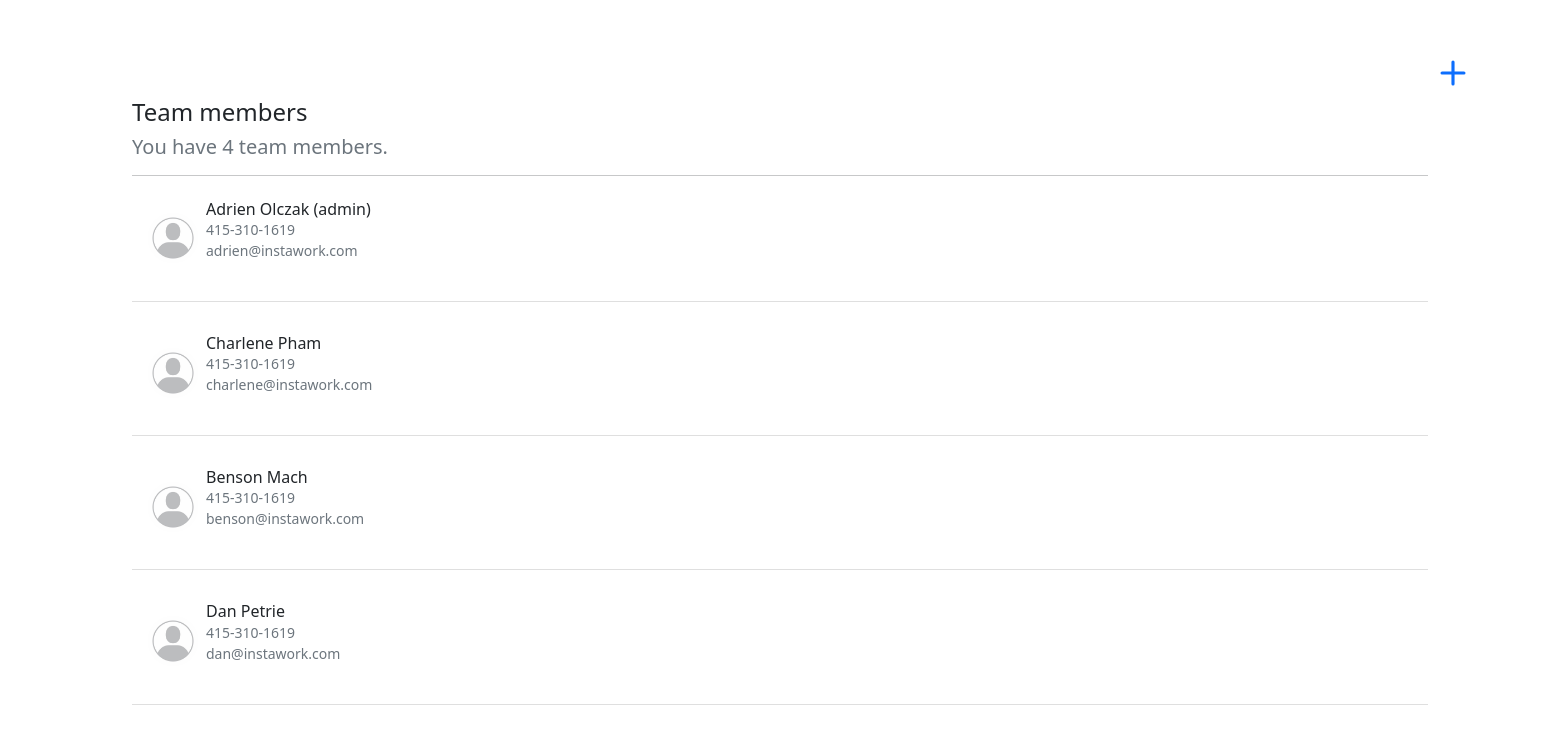
/team_member/, run on the app's committed database.
### team_member/models.py (models this page shows)
class TeamMember(models.Model):
    first_name = models.CharField(max_length=20)
    last_name = models.CharField(max_length=30)
    phone_number = models.CharField(max_length=20)
    email = models.EmailField(max_length=50)
    status = models.BooleanField(default=False, choices=role_status)
    def __str__(self):
        if self.status:
            return self.first_name + ' ' + self.last_name + ' (admin)'
        else:
            return self.first_name + ' ' + self.last_name

### team_member/views.py (the view)
# urls.py: path('', views.IndexView.as_view(), name='index'),
class IndexView(generic.ListView):
    template_name = 'team_member/index.html'
    context_object_name = 'member_list'
    def get_queryset(self):
        return TeamMember.objects.all().order_by('id')

### team_member/templates/team_member/index.html
{% extends 'team_member/base.html' %}
{% block content %}
{% load static %}
<br/>
<div class="position-relative top-0 start-100">
    <a href="{% url 'team_member:add' %}" >
        <svg xmlns="http://www.w3.org/2000/svg" width="50" height="50" fill="currentColor" class="bi bi-plus" viewBox="0 0 16 16">
          <path d="M8 4a.5.5 0 0 1 .5.5v3h3a.5.5 0 0 1 0 1h-3v3a.5.5 0 0 1-1 0v-3h-3a.5.5 0 0 1 0-1h3v-3A.5.5 0 0 1 8 4z"/>
        </svg>
    </a>
</div>
{% if member_list %}
    <h4>Team members</h4>
    <h5 class="text-muted">You have {{ member_list.count }} team members.</h5>
    <hr>
    <ul class="list-group list-group-flush">
    {% for member in member_list %}
        <li class="list-group-item">
            <a href="{% url 'team_member:edit' member.id %}" class="text-decoration-none text-reset">
                <div class="hstack gap-2 mb-3">
                    <div class="avatar">
                        <img class="avatar-img rounded-circle" src="/static/images/user.jpeg" alt="user" width="50px" height="50px">
                    </div>
                    <div class="overflow-hidden" >
                        <div class="h6 mb-0">{{ member }}</div>
                        <p class="small text-muted">{{ member.phone_number }}<br/>{{ member.email }}</p>
                    </div>
                </div>
            </a>
        </li>
        <br>
    {% endfor %}
    </ul>
{% else %}
    <p>No polls are available.</p>
{% endif %}
{% endblock %}

### team_member/templates/team_member/base.html (shortened to what this page needs)
<!doctype html>
<html lang="en">
  <head>
    <link href="https://cdn.jsdelivr.net/npm/bootstrap@5.2.0-beta1/dist/css/bootstrap.min.css" rel="stylesheet">
  </head>
  <body>
      <br/>
      <div class="container">
          {% block content %}
          {% endblock %}
      </div>
  </body>
</html>

### data on the page
TeamMember: status+first_name+last_name "Adrien Olczak (admin)", phone_number "415-310-1619", email "adrien@instawork.com"
TeamMember: status+first_name+last_name "Charlene Pham", phone_number "415-310-1619", email "charlene@instawork.com"
TeamMember: status+first_name+last_name "Benson Mach", phone_number "415-310-1619", email "benson@instawork.com"
TeamMember: status+first_name+last_name "Dan Petrie", phone_number "415-310-1619", email "dan@instawork.com"

### other printed values
{{ member_list.count }} "4"
